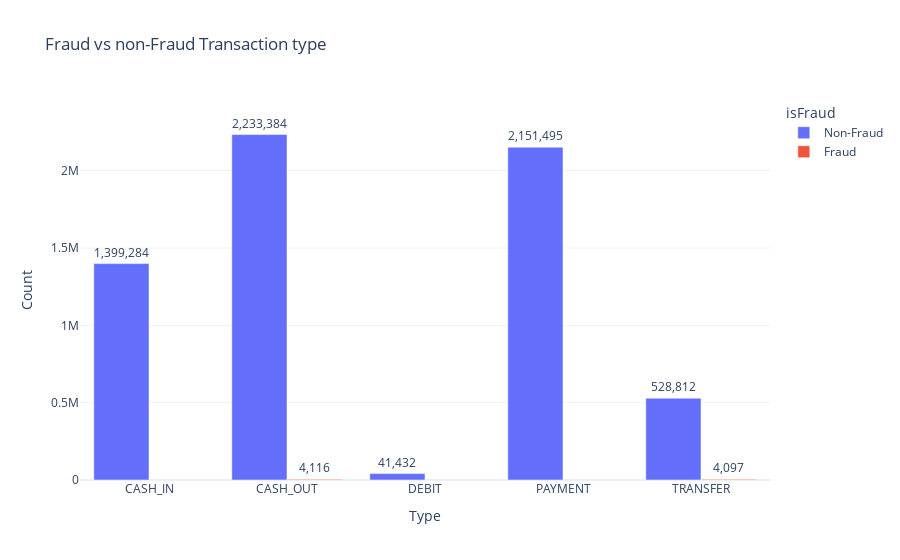

The code cell stored with this chart in its notebook:
### Markdown cell above
## Analyzing fraud distribution by transaction type

### Code cell
fraud_by_type = df.groupby(['type','isFraud']).size().reset_index(name= 'Count')

fraud_by_type['isFraud'] = fraud_by_type['isFraud'].map({0:"Non-Fraud",1: "Fraud"})

fig = px.bar(
    fraud_by_type, x = 'type', y = 'Count',
    color = 'isFraud',barmode = 'group',text = 'Count',
    title = 'Fraud vs non-Fraud Transaction type', template = 'plotly_white')

fig.update_traces(texttemplate = '%{text:,}',textposition = 'outside')

fig.update_layout(xaxis_title = 'Type', yaxis = dict(title = 'Count',
    range=[0,fraud_by_type['Count'].max()* 1.1]))

fig.show()

### Figure 1 — Plotly figure (JSON) as saved in the notebook; plotly's stock layout.template omitted (floating-point values rounded to 4 significant figures)
{"data": [{"alignmentgroup": "True", "hovertemplate": "isFraud=Non-Fraud<br>type=%{x}<br>Count=%{text}<extra></extra>", "legendgroup": "Non-Fraud", "marker": {"color": "#636efa", "pattern": {"shape": ""}}, "name": "Non-Fraud", "offsetgroup": "Non-Fraud", "orientation": "v", "showlegend": true, "text": [1399284, 2233384, 41432, 2151495, 528812], "textposition": "outside", "texttemplate": "%{text:,}", "type": "bar", "x": ["CASH_IN", "CASH_OUT", "DEBIT", "PAYMENT", "TRANSFER"], "xaxis": "x", "y": [1399284, 2233384, 41432, 2151495, 528812], "yaxis": "y"}, {"alignmentgroup": "True", "hovertemplate": "isFraud=Fraud<br>type=%{x}<br>Count=%{text}<extra></extra>", "legendgroup": "Fraud", "marker": {"color": "#EF553B", "pattern": {"shape": ""}}, "name": "Fraud", "offsetgroup": "Fraud", "orientation": "v", "showlegend": true, "text": [4116, 4097], "textposition": "outside", "texttemplate": "%{text:,}", "type": "bar", "x": ["CASH_OUT", "TRANSFER"], "xaxis": "x", "y": [4116, 4097], "yaxis": "y"}], "layout": {"barmode": "group", "legend": {"title": {"text": "isFraud"}, "tracegroupgap": 0}, "title": {"text": "Fraud vs non-Fraud Transaction type"}, "xaxis": {"anchor": "y", "domain": [0, 1], "title": {"text": "Type"}}, "yaxis": {"anchor": "x", "domain": [0, 1], "range": [0, 2457000.0], "title": {"text": "Count"}}}}
